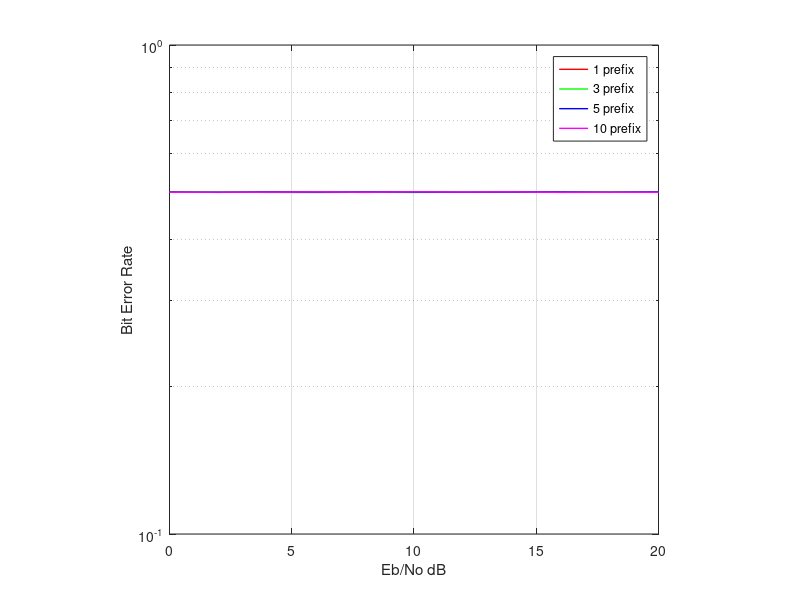

Write the MATLAB code that produced this figure.
% Frequency domain equalization with 1,3,5,10
% bits long cyclic prefixes for BPSK are simulated in this simulation.
clear;
clc;
snr_start = 0;
snr_increment = 2;
Eb_No_dB = snr_start:snr_increment:20;
cyclic_prefix_lengths = [1 3 5 10];  % Cyclic prefix lengths in the simulation
FDEsimBer = zeros(length(Eb_No_dB),length(cyclic_prefix_lengths)); % Placeholder for results
sim_count = zeros(size(FDEsimBer)); % Placeholder for simulation counts
block_size = 1000; % Size of an information block
channel = [0.74 -0.514 0.37 0.216 0.062]; % Impulse response of the channel
err_lim = 500; % Minimum number of errors for an SNR level and prefix length
err_check = false; % Flag to check if "err_lim" is satisfied
for snr=1:length(Eb_No_dB)
    for cyclic=1:length(cyclic_prefix_lengths)
        noise_variance = 1/(2*10^(Eb_No_dB(snr)/10));
        sim_num = 0;
        while(sim_num < 1000 || not(err_check))
            sim_num = sim_num+1;
            data = 2.*randi([0 1],1,block_size+cyclic_prefix_lengths(cyclic))-1; % Uniformly generated BPSK data
            data(1:cyclic_prefix_lengths(cyclic))=data(end-cyclic_prefix_lengths(cyclic)+1:end); % Prefix is added
            noise = sqrt(noise_variance).*randn(1,length(data)+length(channel)-1);
            y = conv(data,channel)+noise; % Linear convolution of channel and data      
            y_out = y(cyclic_prefix_lengths(cyclic)+1:cyclic_prefix_lengths(cyclic)+block_size); % Prefix is discarded
            equalized = ifft(fft(y_out)./fft([channel zeros(1,length(y_out)-length(channel))])); % Equalization assuming circular convolution
            equalized(equalized>0)=1;equalized(equalized<0)=-1; % ML detection
            FDEsimBer(snr,cyclic) = FDEsimBer(snr,cyclic)+sum(equalized~=data(cyclic_prefix_lengths(cyclic)+1:end));
            if(FDEsimBer(snr,cyclic)>=err_lim),err_check = true;end
        end
        sim_count(snr,cyclic) = sim_num;
        err_check = false;
    end
end
figure
semilogy(Eb_No_dB,FDEsimBer(:,1)./block_size./sim_count(:,1),'r-','Linewidth',1);
grid on;hold on;
semilogy(Eb_No_dB,FDEsimBer(:,2)./block_size./sim_count(:,2),'g-','Linewidth',1);
semilogy(Eb_No_dB,FDEsimBer(:,3)./block_size./sim_count(:,3),'b-','Linewidth',1);
semilogy(Eb_No_dB,FDEsimBer(:,4)./block_size./sim_count(:,4),'m-','Linewidth',1);
legend('1 prefix','3 prefix','5 prefix','10 prefix')
xlabel('Eb/No dB');
ylabel('Bit Error Rate');
axis square;